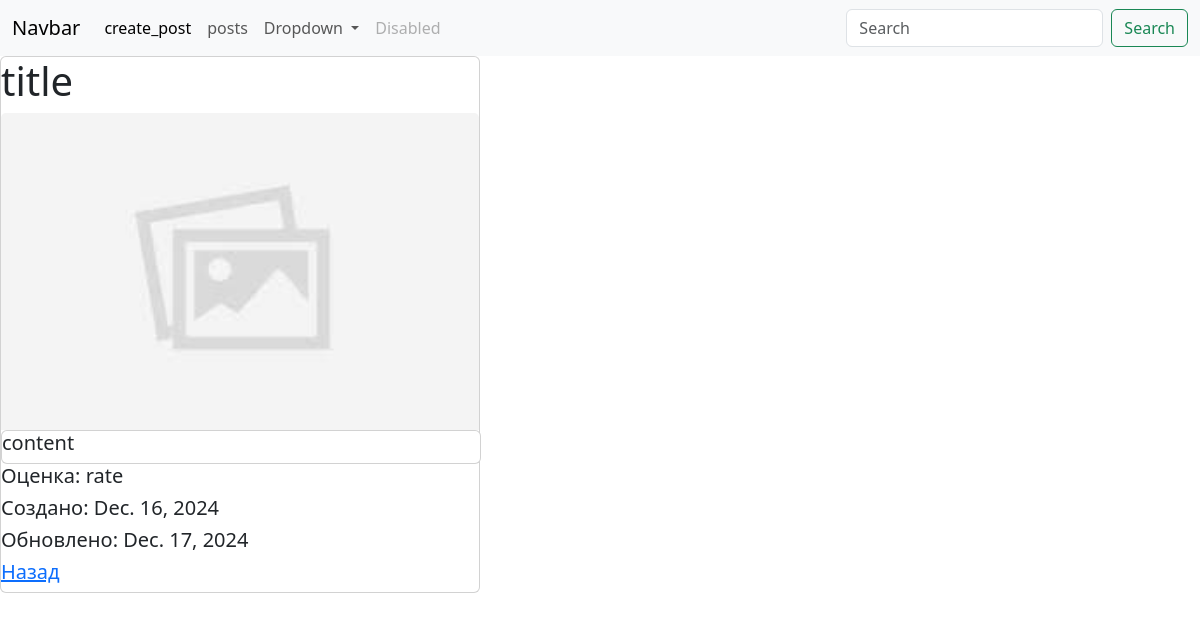
The page /post_detail/4/ on the database its author committed.
### posts/models.py (models this page shows, shortened)
class Post(models.Model):
    category = models.ForeignKey(Category, models.CASCADE, null=True, blank=True)
    tag = models.ManyToManyField(Tag, blank=True, null=True)
    title = models.CharField(max_length=100)
    content = models.CharField(max_length=100)
    rate = models.CharField(max_length=100, null=True,blank=True)
    create_at = models.DateField(auto_now_add=True)
    update_at = models.DateField(auto_now=True)
    image = models.ImageField(null=True, blank=True)

### posts/views.py (the view)
# urls.py: path('post_detail/<int:id>/', detail_view),
def detail_view(request, id):
    post = Post.objects.get(id=id)
    return render(request, "posts/post_detail.html", context={"post" : post})

### posts/templates/posts/post_detail.html (shortened to what this page needs)
{% extends 'main.html' %}
{% block content %}
<div>
    <!DOCTYPE html>
<html lang="ru">
<head>
</head>
<body>
    <div class="card" style="width: 30rem;">
    <h1>{{ post.title }}</h1>
    {% if post.image %}
    <img src='{{post.image.url}}' class="card-img-top" alt="...">
    {% else %}
    <img src="/static/place_holder.jpg" class="card-img-top" alt="...">
    {% endif %}
        <div class="card" style="width: 30rem;">
            <h5>{{ post.content }}</h5>
        </div>
    <h5>Оценка: {{ post.rate }}</h5>
    <h5>Создано: {{ post.create_at }}</h5>
    <h5>Обновлено: {{ post.update_at }}</h5>
    <h5>
    <a href="/list_view/">Назад</a>
    </h5>
    </div>
</body>
</html>
</div>
{% endblock %}

### rows shown on the page
Post: title "title", content "content", rate "rate", create_at "Dec. 16, 2024", update_at "Dec. 17, 2024"
